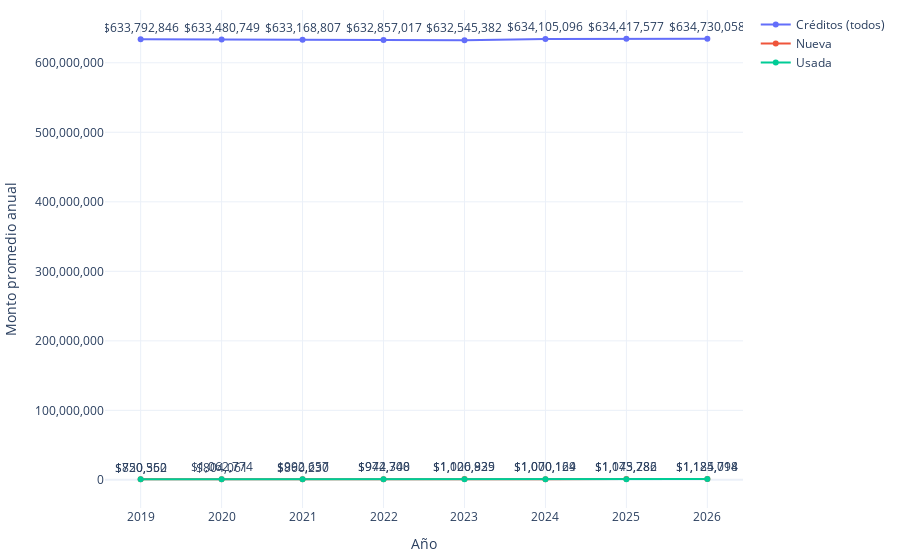

The code cell stored with this chart in its notebook:
### Code cell
import os
import plotly.graph_objects as go
import plotly.io as pio

# Crear la figura
fig = go.Figure()

# Graficar cada modalidad
for modalidad in conteo_pachuca['modalidad'].unique():
    df_modalidad = conteo_pachuca[conteo_pachuca['modalidad'] == modalidad]
    fig.add_trace(go.Scatter(
        x=df_modalidad['año'], 
        y=df_modalidad['montos'], 
        mode='lines+markers+text',  # Mostrar líneas, puntos y texto
        name=modalidad, 
        text=df_modalidad['montos'].apply(lambda x: f'${x:,.0f}'),  # Añadir el texto de los valores formateados
        textposition="top center"  # Posicionar el texto encima de los puntos
    ))

# Configurar el diseño
fig.update_layout(
    xaxis_title="Año",
    yaxis_title="Monto promedio anual",
    yaxis_tickformat=",.0f",  # Formatear el eje y con separadores de coma y sin decimales
    template="plotly_white",
    margin=dict(l=10, r=10, t=10, b=10)
)
# Función para exportar gráfica como archivo HTML
def guardar_grafico_como_html(fig, nombre_archivo, carpeta='assets/graficas'):
    # Crear la carpeta si no existe
    if not os.path.exists(carpeta):
        os.makedirs(carpeta)
    # Guardar la gráfica como archivo HTML en la carpeta especificada
    pio.write_html(fig, os.path.join(carpeta, f'{nombre_archivo}.html'))

# Exportar
guardar_grafico_como_html(fig, 'g_scatt_forecast_credit_promedio', carpeta='assets/graficas')
fig.show()

### Figure 1 — Plotly figure (JSON) as saved in the notebook; plotly's stock layout.template omitted (floating-point values rounded to 4 significant figures)
{"data": [{"mode": "lines+markers+text", "name": "Créditos (todos)", "text": ["$633,792,846", "$633,480,749", "$633,168,807", "$632,857,017", "$632,545,382", "$634,105,096", "$634,417,577", "$634,730,058"], "textposition": "top center", "type": "scatter", "x": [2019, 2020, 2021, 2022, 2023, 2024, 2025, 2026], "y": [633792846, 633480749, 633168807, 632857017, 632545382, 634105096, 634417577, 634730058]}, {"mode": "lines+markers+text", "name": "Nueva", "text": ["$820,550", "$1,062,774", "$992,657", "$974,340", "$1,120,929", "$1,070,169", "$1,145,286", "$1,184,798"], "textposition": "top center", "type": "scatter", "x": [2019, 2020, 2021, 2022, 2023, 2024, 2025, 2026], "y": [820550, 1062774, 992657, 974340, 1120929, 1070169, 1145286, 1184798]}, {"mode": "lines+markers+text", "name": "Usada", "text": ["$750,362", "$804,061", "$860,230", "$942,708", "$1,006,835", "$1,000,124", "$1,073,782", "$1,125,014"], "textposition": "top center", "type": "scatter", "x": [2019, 2020, 2021, 2022, 2023, 2024, 2025, 2026], "y": [750362, 804061, 860230, 942708, 1006835, 1000124, 1073782, 1125014]}], "layout": {"margin": {"b": 10, "l": 10, "r": 10, "t": 10}, "xaxis": {"title": {"text": "Año"}}, "yaxis": {"tickformat": ",.0f", "title": {"text": "Monto promedio anual"}}}}
